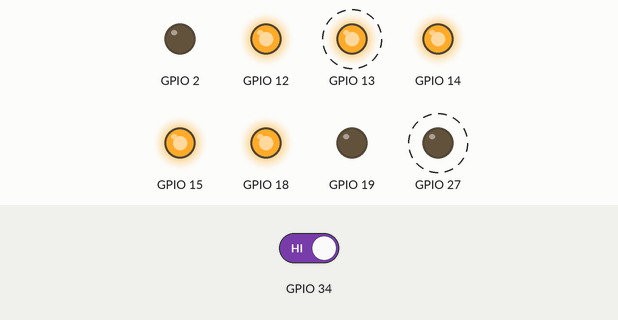
This sketch was run on a simulated ESP32. Shown: output pins drawn as LEDs (lit = HIGH). Dashed ring = blinking. Inputs (shaded band) come from the test bench; at power-on: GPIO 34 HIGH.

Above: at 1.2 s.
1.3 s: GPIO 34 driven LOW
At 1.75 s:
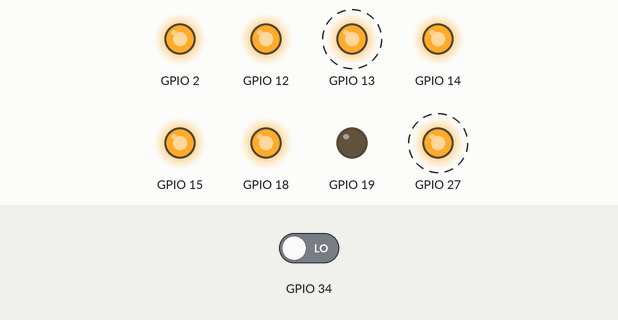
4.3 s: GPIO 34 driven HIGH
At 8.42 s:
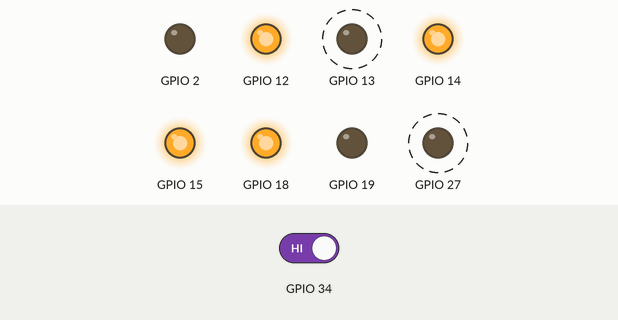
Timing chart, 0 to 13.3 s (numbered marks = the images above; inputs shaded):
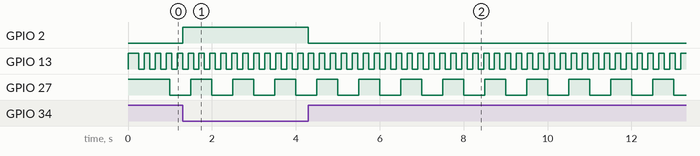

Measured:
- after the input at 1.3 s, GPIO 2: LOW → HIGH at once
- after the input at 4.3 s, GPIO 2: HIGH → LOW at once
- by itself, GPIO 13: alternates HIGH for 0.13 s and LOW for 0.13 s
- by itself, GPIO 27: alternates HIGH for 0.50 s and LOW for 0.50 s

The sketch:

Ardu8_BBL_ESP32_07_Millis.ino
```cpp
long t1 = 0;
bool s1 = false;
long t2 = 0;
bool s2 = false;
void setup() {
  	board_init();
}
void loop() {
  	if (((millis() - t1) >= 500)) {
      	t1 = (long)millis();
      	s1 = (bool)!s1;
      	digitalWrite(27, s1);
  }
  	if (((millis() - t2) >= 130)) {
      	t2 = (long)millis();
      	s2 = (bool)!s2;
      	digitalWrite(13, s2);
  }
  	digitalWrite(2, (digitalRead(34) == 0));
}

void board_init() {
  	pinMode(34, INPUT);
  	pinMode(35, INPUT);
  	pinMode(25, INPUT);
  	pinMode(26, INPUT);
  	pinMode(27, OUTPUT);
  	pinMode(14, OUTPUT);
  	pinMode(12, OUTPUT);
  	pinMode(13, OUTPUT);
  	pinMode(15, OUTPUT);
  	pinMode(2, OUTPUT);
  	pinMode(18, OUTPUT);
  	pinMode(19, OUTPUT);
  	leds_off();
}

void leds_off() {
  	digitalWrite(27, HIGH);
  	digitalWrite(14, HIGH);
  	digitalWrite(12, HIGH);
  	digitalWrite(13, HIGH);
  	digitalWrite(15, HIGH);
  	digitalWrite(2, HIGH);
  	digitalWrite(18, HIGH);
}
```
